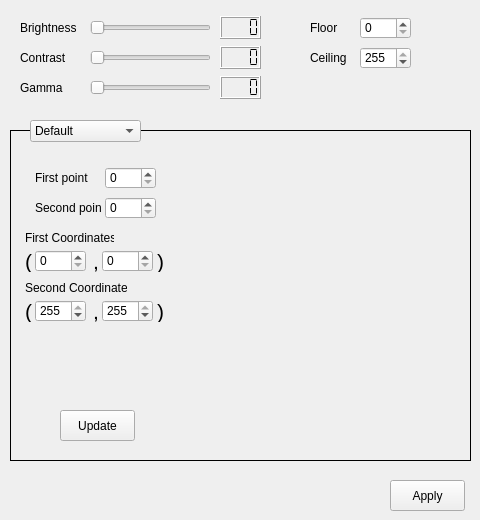
    <widget class="QWidget" name="tabBlue">
     <attribute name="title">
      <string>Blue</string>
     </attribute>
     <widget class="QPushButton" name="pbBlueApply">
      <property name="geometry">
       <rect>
        <x>390</x>
        <y>480</y>
        <width>75</width>
        <height>31</height>
       </rect>
      </property>
      <property name="text">
       <string>Apply</string>
      </property>
     </widget>
     <widget class="QLabel" name="label_39">
      <property name="geometry">
       <rect>
        <x>310</x>
        <y>50</y>
        <width>51</width>
        <height>16</height>
       </rect>
      </property>
      <property name="text">
       <string>Ceiling</string>
      </property>
     </widget>
     <widget class="QLabel" name="label_40">
      <property name="geometry">
       <rect>
        <x>20</x>
        <y>80</y>
        <width>61</width>
        <height>16</height>
       </rect>
      </property>
      <property name="text">
       <string>Gamma</string>
      </property>
     </widget>
     <widget class="QLabel" name="label_41">
      <property name="geometry">
       <rect>
        <x>20</x>
        <y>50</y>
        <width>61</width>
        <height>16</height>
       </rect>
      </property>
      <property name="text">
       <string>Contrast</string>
      </property>
     </widget>
     <widget class="QLabel" name="label_42">
      <property name="geometry">
       <rect>
        <x>310</x>
        <y>20</y>
        <width>51</width>
        <height>16</height>
       </rect>
      </property>
      <property name="text">
       <string>Floor</string>
      </property>
     </widget>
     <widget class="QLabel" name="label_4">
      <property name="geometry">
       <rect>
        <x>20</x>
        <y>20</y>
        <width>61</width>
        <height>16</height>
       </rect>
      </property>
      <property name="text">
       <string>Brightness</string>
      </property>
     </widget>
     <widget class="QSpinBox" name="sbBlueFloor">
      <property name="geometry">
       <rect>
        <x>360</x>
        <y>17</y>
        <width>51</width>
        <height>22</height>
       </rect>
      </property>
      <property name="maximum">
       <number>255</number>
      </property>
     </widget>
     <widget class="QSpinBox" name="sbBlueCeiling">
      <property name="geometry">
       <rect>
        <x>360</x>
        <y>47</y>
        <width>51</width>
        <height>22</height>
       </rect>
      </property>
      <property name="maximum">
       <number>255</number>
      </property>
      <property name="value">
       <number>255</number>
      </property>
     </widget>
     <widget class="QSlider" name="hsBlueBrightness">
      <property name="geometry">
       <rect>
        <x>90</x>
        <y>17</y>
        <width>121</width>
        <height>21</height>
       </rect>
      </property>
      <property name="maximum">
       <number>200</number>
      </property>
      <property name="orientation">
       <enum>Qt::Horizontal</enum>
      </property>
     </widget>
     <widget class="QSlider" name="hsBlueContrast">
      <property name="geometry">
       <rect>
        <x>90</x>
        <y>47</y>
        <width>121</width>
        <height>21</height>
       </rect>
      </property>
      <property name="maximum">
       <number>200</number>
      </property>
      <property name="orientation">
       <enum>Qt::Horizontal</enum>
      </property>
     </widget>
     <widget class="QSlider" name="hsBlueGamma">
      <property name="geometry">
       <rect>
        <x>90</x>
        <y>77</y>
        <width>121</width>
        <height>21</height>
       </rect>
      </property>
      <property name="maximum">
       <number>400</number>
      </property>
      <property name="orientation">
       <enum>Qt::Horizontal</enum>
      </property>
     </widget>
     <widget class="QLCDNumber" name="lnBlueBrightness">
      <property name="geometry">
       <rect>
        <x>220</x>
        <y>16</y>
        <width>41</width>
        <height>23</height>
       </rect>
      </property>
      <property name="digitCount">
       <number>4</number>
      </property>
      <property name="segmentStyle">
       <enum>QLCDNumber::Flat</enum>
      </property>
     </widget>
     <widget class="QLCDNumber" name="lnBlueContrast">
      <property name="geometry">
       <rect>
        <x>220</x>
        <y>46</y>
        <width>41</width>
        <height>23</height>
       </rect>
      </property>
      <property name="digitCount">
       <number>4</number>
      </property>
      <property name="segmentStyle">
       <enum>QLCDNumber::Flat</enum>
      </property>
     </widget>
     <widget class="QLCDNumber" name="lnBlueGamma">
      <property name="geometry">
       <rect>
        <x>220</x>
        <y>76</y>
        <width>41</width>
        <height>23</height>
       </rect>
      </property>
      <property name="digitCount">
       <number>4</number>
      </property>
      <property name="segmentStyle">
       <enum>QLCDNumber::Flat</enum>
      </property>
     </widget>
     <widget class="QFrame" name="frame_3">
      <property name="geometry">
       <rect>
        <x>10</x>
        <y>130</y>
        <width>461</width>
        <height>331</height>
       </rect>
      </property>
      <property name="frameShape">
       <enum>QFrame::Panel</enum>
      </property>
      <property name="frameShadow">
       <enum>QFrame::Plain</enum>
      </property>
      <widget class="QLabel" name="label_25">
       <property name="geometry">
        <rect>
         <x>25</x>
         <y>70</y>
         <width>66</width>
         <height>16</height>
        </rect>
       </property>
       <property name="text">
        <string>Second point</string>
       </property>
      </widget>
      <widget class="QLabel" name="label_21">
       <property name="geometry">
        <rect>
         <x>15</x>
         <y>100</y>
         <width>89</width>
         <height>16</height>
        </rect>
       </property>
       <property name="text">
        <string>First Coordinates</string>
       </property>
      </widget>
      <widget class="QLabel" name="label_28">
       <property name="geometry">
        <rect>
         <x>15</x>
         <y>120</y>
         <width>16</width>
         <height>22</height>
        </rect>
       </property>
       <property name="font">
        <font>
         <family>MS UI Gothic</family>
         <pointsize>16</pointsize>
         <weight>50</weight>
         <italic>false</italic>
         <bold>false</bold>
         <underline>false</underline>
         <strikeout>false</strikeout>
        </font>
       </property>
       <property name="text">
        <string>(</string>
       </property>
      </widget>
      <widget class="QSpinBox" name="sbBlueFirstXCoordinates">
       <property name="geometry">
        <rect>
         <x>25</x>
         <y>120</y>
         <width>51</width>
         <height>22</height>
        </rect>
       </property>
       <property name="maximum">
        <number>255</number>
       </property>
      </widget>
      <widget class="QLabel" name="label_29">
       <property name="geometry">
        <rect>
         <x>15</x>
         <y>150</y>
         <width>102</width>
         <height>16</height>
        </rect>
       </property>
       <property name="text">
        <string>Second Coordinates</string>
       </property>
      </widget>
      <widget class="QLabel" name="label_27">
       <property name="geometry">
        <rect>
         <x>15</x>
         <y>170</y>
         <width>16</width>
         <height>22</height>
        </rect>
       </property>
       <property name="font">
        <font>
         <family>MS UI Gothic</family>
         <pointsize>16</pointsize>
         <weight>50</weight>
         <italic>false</italic>
         <bold>false</bold>
         <underline>false</underline>
         <strikeout>false</strikeout>
        </font>
       </property>
       <property name="text">
        <string>(</string>
       </property>
      </widget>
      <widget class="QSpinBox" name="sbBlueSecondXCoordinates">
       <property name="geometry">
        <rect>
         <x>25</x>
         <y>170</y>
         <width>51</width>
         <height>22</height>
        </rect>
       </property>
       <property name="maximum">
        <number>255</number>
       </property>
       <property name="value">
        <number>255</number>
       </property>
      </widget>
      <widget class="QPushButton" name="pbBlueUpdate">
       <property name="geometry">
        <rect>
         <x>50</x>
         <y>280</y>
         <width>75</width>
         <height>31</height>
        </rect>
       </property>
       <property name="text">
        <string>Update</string>
       </property>
      </widget>
      <widget class="QLabel" name="label_23">
       <property name="geometry">
        <rect>
         <x>25</x>
         <y>40</y>
         <width>53</width>
         <height>16</height>
        </rect>
       </property>
       <property name="text">
        <string>First point</string>
       </property>
      </widget>
      <widget class="QSpinBox" name="sbBlueFirstPoint">
       <property name="geometry">
        <rect>
         <x>95</x>
         <y>37</y>
         <width>51</width>
         <height>22</height>
        </rect>
       </property>
       <property name="maximum">
        <number>255</number>
       </property>
      </widget>
      <widget class="QSpinBox" name="sbBlueSecondPoint">
       <property name="geometry">
        <rect>
         <x>95</x>
         <y>67</y>
         <width>51</width>
         <height>22</height>
        </rect>
       </property>
       <property name="maximum">
        <number>255</number>
       </property>
      </widget>
      <widget class="QLabel" name="label_22">
       <property name="geometry">
        <rect>
         <x>83</x>
         <y>120</y>
         <width>16</width>
         <height>22</height>
        </rect>
       </property>
       <property name="font">
        <font>
         <family>MS UI Gothic</family>
         <pointsize>16</pointsize>
         <weight>50</weight>
         <italic>false</italic>
         <bold>false</bold>
         <underline>false</underline>
         <strikeout>false</strikeout>
        </font>
       </property>
       <property name="text">
        <string>,</string>
       </property>
      </widget>
      <widget class="QSpinBox" name="sbBlueFirstYCoordinates">
       <property name="geometry">
        <rect>
         <x>92</x>
         <y>120</y>
         <width>51</width>
         <height>22</height>
        </rect>
       </property>
       <property name="maximum">
        <number>255</number>
       </property>
      </widget>
      <widget class="QLabel" name="label_26">
       <property name="geometry">
        <rect>
         <x>147</x>
         <y>120</y>
         <width>16</width>
         <height>22</height>
        </rect>
       </property>
       <property name="font">
        <font>
         <family>MS UI Gothic</family>
         <pointsize>16</pointsize>
         <weight>50</weight>
         <italic>false</italic>
         <bold>false</bold>
         <underline>false</underline>
         <strikeout>false</strikeout>
        </font>
       </property>
       <property name="text">
        <string>)</string>
       </property>
      </widget>
      <widget class="QLabel" name="label_24">
       <property name="geometry">
        <rect>
         <x>83</x>
         <y>170</y>
         <width>16</width>
         <height>22</height>
        </rect>
       </property>
       <property name="font">
        <font>
         <family>MS UI Gothic</family>
         <pointsize>16</pointsize>
         <weight>50</weight>
         <italic>false</italic>
         <bold>false</bold>
         <underline>false</underline>
         <strikeout>false</strikeout>
        </font>
       </property>
       <property name="text">
        <string>,</string>
       </property>
      </widget>
      <widget class="QSpinBox" name="sbBlueSecondYCoordinates">
       <property name="geometry">
        <rect>
         <x>92</x>
         <y>170</y>
         <width>51</width>
         <height>22</height>
        </rect>
       </property>
       <property name="maximum">
        <number>255</number>
       </property>
       <property name="value">
        <number>255</number>
       </property>
      </widget>
      <widget class="QLabel" name="label_30">
       <property name="geometry">
        <rect>
         <x>147</x>
         <y>170</y>
         <width>16</width>
         <height>22</height>
        </rect>
       </property>
       <property name="font">
        <font>
         <family>MS UI Gothic</family>
         <pointsize>16</pointsize>
         <weight>50</weight>
         <italic>false</italic>
         <bold>false</bold>
         <underline>false</underline>
         <strikeout>false</strikeout>
        </font>
       </property>
       <property name="text">
        <string>)</string>
       </property>
      </widget>
      <widget class="mtMeter" name="mBlueHU" native="true">
       <property name="geometry">
        <rect>
         <x>190</x>
         <y>295</y>
         <width>256</width>
         <height>20</height>
        </rect>
       </property>
      </widget>
      <widget class="mtTBarGraph" name="bgBlueBrightnessGraph" native="true">
       <property name="geometry">
        <rect>
         <x>190</x>
         <y>40</y>
         <width>256</width>
         <height>256</height>
        </rect>
       </property>
      </widget>
      <widget class="mtMeter" name="mBlueVRR" native="true">
       <property name="geometry">
        <rect>
         <x>170</x>
         <y>40</y>
         <width>21</width>
         <height>256</height>
        </rect>
       </property>
      </widget>
     </widget>
     <widget class="QComboBox" name="cbBlueGraphType">
      <property name="geometry">
       <rect>
        <x>30</x>
        <y>120</y>
        <width>111</width>
        <height>22</height>
       </rect>
      </property>
      <item>
       <property name="text">
        <string>Default</string>
       </property>
      </item>
      <item>
       <property name="text">
        <string>Straight Line</string>
       </property>
      </item>
      <item>
       <property name="text">
        <string>Hight Pass</string>
       </property>
      </item>
      <item>
       <property name="text">
        <string>Low Pass</string>
       </property>
      </item>
      <item>
       <property name="text">
        <string>UpDown Pass</string>
       </property>
      </item>
      <item>
       <property name="text">
        <string>DownUp Pass</string>
       </property>
      </item>
      <item>
       <property name="text">
        <string>Shigmoid Curve</string>
       </property>
      </item>
      <item>
       <property name="text">
        <string>Logarithm</string>
       </property>
      </item>
     </widget>
    </widget>
